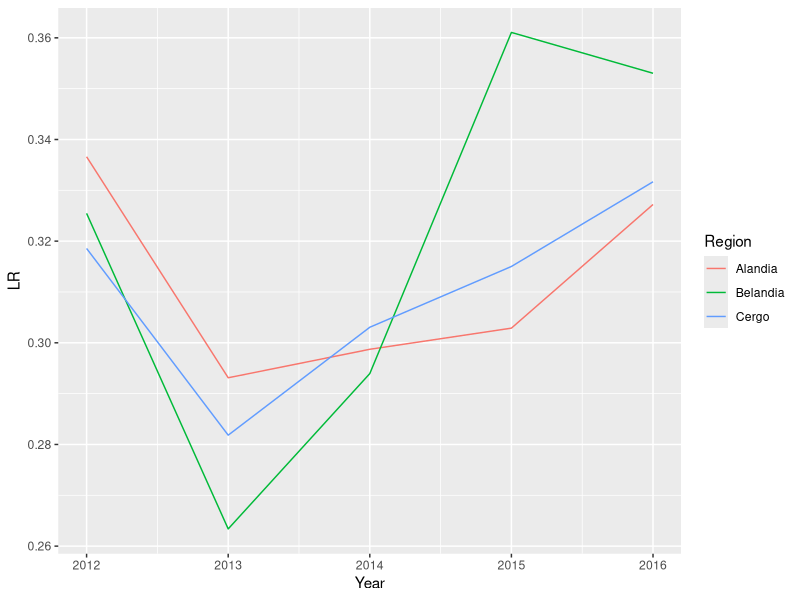
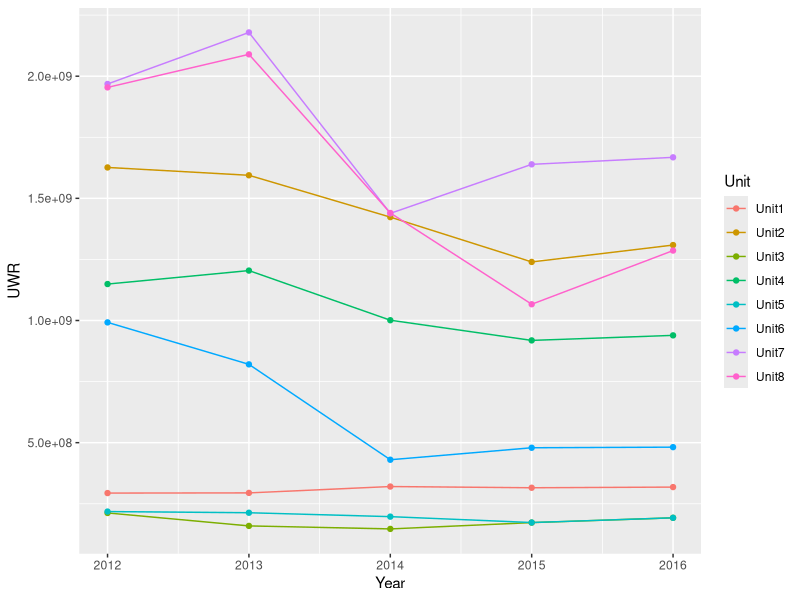
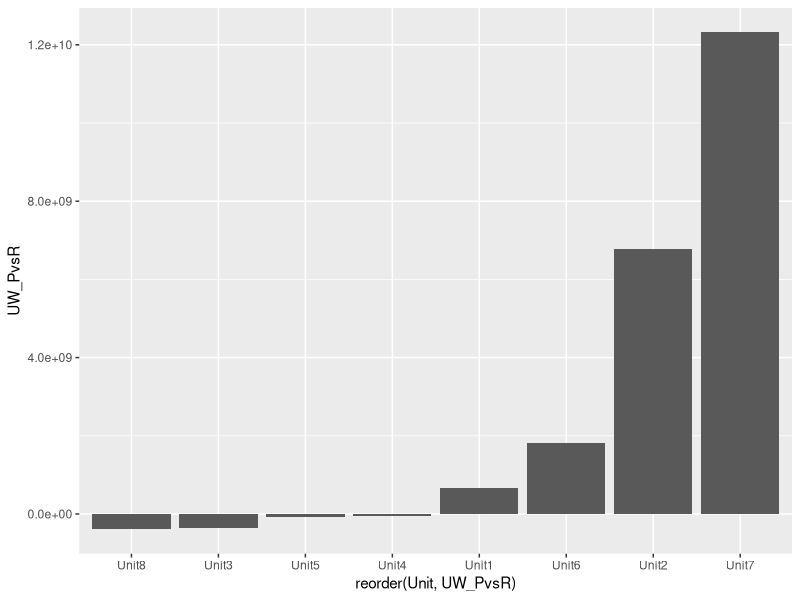

R code for these plots, in order:
## ---- chunk 1
# install.packages('tidyverse')
library(tidyverse)
dt_KPI <- read_csv("./Data/lesson3_KPI.csv")
## ---- chunk 2
dt_KPI %>% 
  summarise(ER = sum(Expenses) / sum(Premium))
## ---- chunk 3
dt_KPI %>% 
  mutate(ER = Expenses / sum(Premium),
         LR = Losses / Premium,
         COR = LR + ER) %>% 
  arrange(desc(LR)) %>% 
  select(Region, Unit, LR)
## ---- chunk 4
dt_KPI %>% 
  group_by(Region) %>% 
  summarise(ER = sum(Expenses) / sum(Premium),
            LR = sum(Losses) / sum(Premium),
            COR = ER + LR) %>% 
  arrange(COR)
## ---- chunk 5
dt_KPI %>% 
  group_by(Region, Year) %>% 
  summarise(LR = sum(Losses) / sum(Premium)) %>% 
  
  ggplot(aes(x = Year, y = LR, color = Region)) +
  geom_line()

## ---- chunk 6
dt_KPI %>% 
  group_by(Unit) %>% 
  summarise(ER = sum(Expenses) / sum(Premium),
            LR = sum(Losses) / sum(Premium),
            COR = ER + LR,
            UWR = sum(Premium) - sum(Losses + Expenses)) %>% 
  arrange(desc(UWR))
## ---- chunk 7
dt_KPI %>% 
  group_by(Unit, Year) %>% 
  summarise(UWR = sum(Premium) - sum(Losses + Expenses)) %>%
  
  ggplot(aes(x = Year, y = UWR, color = Unit)) +
  geom_line() + 
  geom_point()
## ---- chunk 8
dt_KPI %>% 
  mutate(UWR = Premium - Losses - Expenses) %>% 
  group_by(Unit) %>% 
  summarise(UW_PvsR = sum(UWR_Plan) - sum(UWR)) %>% # compare Underwriting Result PLAN vs Reality

  ggplot() +
  geom_col(aes(x = reorder(Unit, UW_PvsR), y = UW_PvsR))



